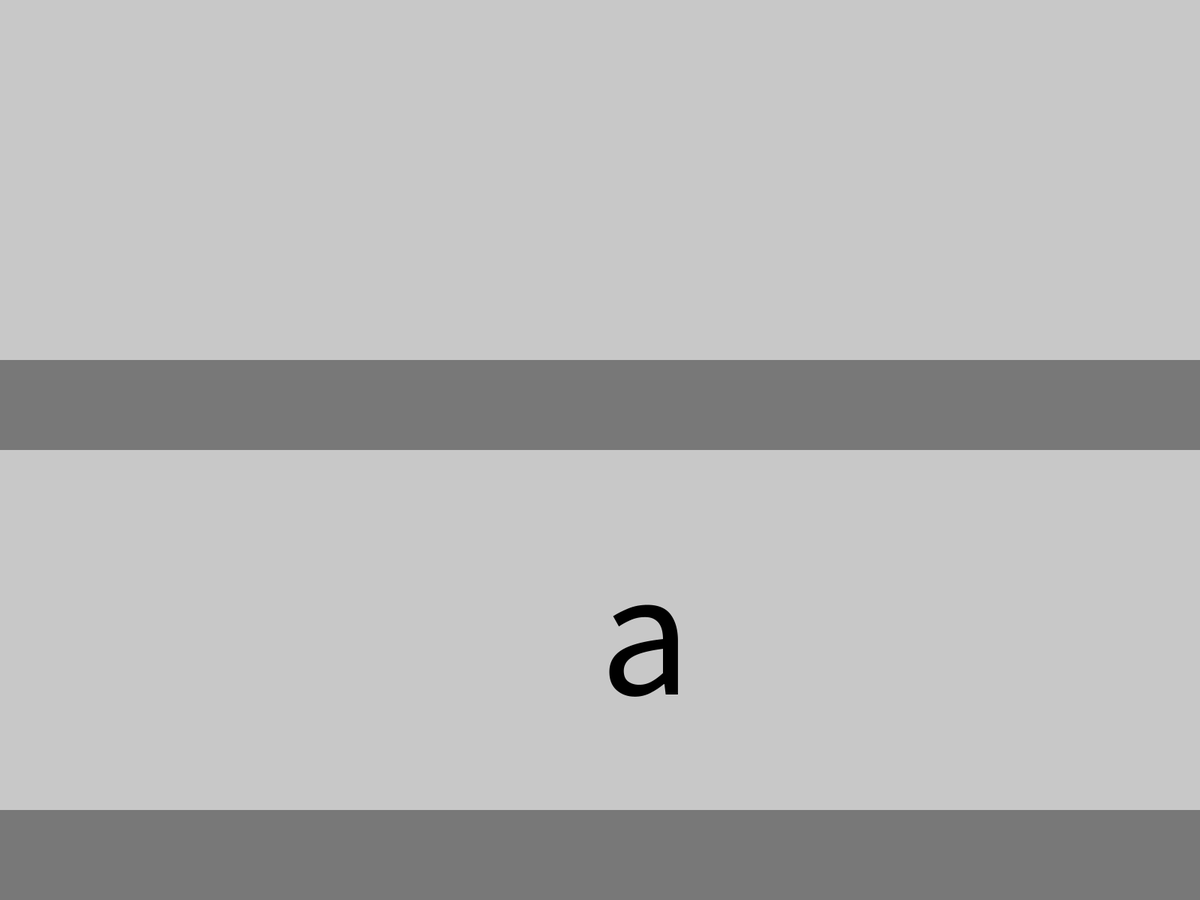
Frame 1 (no input)
Frame 60 (the mouse pressed at the canvas centre just before this capture): identical to frame 1, image omitted
Frame 120 (the mouse held since frame 60 and released just before this capture): identical to frame 1, image omitted

The Processing sketch that drew this single still picture (run headless with seeded random() and noise(); from frame 60 on, the mouse is pressed at the canvas centre):

// Processing sketch: typingTrainer
// ── typingTrainer.pde
//typing tester - Calvin Mozola

//global vars
String textTyped="";
String textIncoming="a";
String incorrectText="";
char lastTyped = 0;

//user config vars
float errorWeigthOnGeneration =0.4;
float speedWeightOnGeneration =0.4;
float amountWeigthOnGeneration =0.2;

ArrayList<ItemRecord> records = new ArrayList<ItemRecord>();

void setup(){
  fullScreen();
}

void draw(){
  
  background(120);
  
  //selector
  fill(200);
  noStroke();
  rect(0,0,width,height*0.4);
  
  //type area
  //rect
  fill(200);
  noStroke();
  rect(0,height/2,width,height*0.4);
  
  //the text
  textSize(240);
  //typed text
  fill(0,255,0);
  String textTypedPrintOut = ( textTyped ==null) ? "" : textTyped;
  textAlign(RIGHT,CENTER);
  text(textTypedPrintOut,width/2,height*0.7);
  //incoming text
  fill(0);
  String textIncomingPrintOut = ( textIncoming ==null) ? "" : textIncoming;
  textAlign(LEFT,CENTER);
  text(textIncomingPrintOut,width/2,height*0.7); 
  //incorrect text typed
  String incorrectTextPrintOut = ( incorrectText ==null) ? "" : incorrectText;
  textAlign(RIGHT,CENTER);
  fill(255,0,0);
  text(incorrectTextPrintOut,width/2,height*0.7);
  
  
}


void getNext(){
 //if using typesets
 if(useTypeSet){
   ArrayList<Object[]> newCharList = new ArrayList<Object[]>(); //array will be of size 2 (char, probability)
   float totalWeights = 0;
   if(selectedTypeSet[0]){//lowwer case
      for(int i =97;i<=122;i++){
        float tempPro = findRecordProbability(i);
        totalWeights+= tempPro;
        Object[] temp = {i,tempPro};
        newCharList.add( temp );
      }
    }
    if(selectedTypeSet[1]){//upper case
      for(int i =65;i<=90;i++){
        float tempPro = findRecordProbability(i);
        totalWeights+= tempPro;
        Object[] temp = {i,tempPro};
        newCharList.add( temp );
      }
    }
    if(selectedTypeSet[2]){//punc
      int asciiList[] = {32,33,34,39,44,46,58,59,63};
      for(int item: asciiList){
        float tempPro = findRecordProbability(item);
        totalWeights+= tempPro;
        Object[] temp = {item,tempPro};
        newCharList.add( temp );
      }
    }
    if(selectedTypeSet[3]){//numbers
      for(int i =48;i<=57;i++){
        float tempPro = findRecordProbability(i);
        totalWeights+= tempPro;
        Object[] temp = {i,tempPro};
        newCharList.add( temp );
      }
    }
    if(selectedTypeSet[5]){//programers
      int asciiList[] = {40,41,42,43,45,47,61,92,123,125};
      for(int item: asciiList){
        float tempPro = findRecordProbability(item);
        totalWeights+= tempPro;
        Object[] temp = {item,tempPro};
        newCharList.add( temp );
      }
    }
   
   for(int i =0; i<1; i++){//add in batches of 20
     Object textToAppend = pickRandomByWeights(newCharList,totalWeights); 
     if(textToAppend instanceof String){
       textIncoming += (String)textToAppend;
     }else {
        textIncoming += (char)(int)textToAppend; 
     }
   }
 }else{//if using dict
  
   
 }
 
}


Object pickRandomByWeights( ArrayList<Object[]> list, float totalWeights){
  float random = (float)Math.random()*totalWeights;
  for(Object[] twoItemList:list){
    random-= (float)twoItemList[1];
    if(random<=0){
      return twoItemList[0];
    }
  }
  return null;
}

float findRecordProbability(Object item){
  for(ItemRecord search: records){
    if(search.getItem().equals(item) ){
      if( search instanceof CharRecord){
        return ( (CharRecord)search).getProbability();
      }else if(search instanceof StringRecord){
        return ( (StringRecord)search).getProbability();
      }
    }
  }
  return 1;//item has no data, therefore default of 1
}

void typedKey(char typed){
  if(textIncoming.length()<20){
  getNext();
  }
  //println("Typed:" + typed);
  if(textIncoming.length()==0 && typed !=8){
   //error
   println("ERROR text incoming is null");
   return;
  }
  
  if(typed == 8){//delete button
    if(incorrectText.length()!=0){
      textIncoming= incorrectText.charAt(incorrectText.length()-1) + textIncoming;
      incorrectText=incorrectText.substring(0,incorrectText.length()-1);
    }else if(textTyped.length()!=0){
      textIncoming= textTyped.charAt(textTyped.length()-1) + textIncoming;
      textTyped = textTyped.substring(0,textTyped.length()-1);
    }
    //else do nothing
    println("do nothing");
  }else if(typed==textIncoming.charAt(0)){//correctly typed 
    textTyped+=textIncoming.charAt(0);
    textIncoming = textIncoming.substring(1);//(1,textIncoming.length());//look at improving later    
  }else{//incorrectly typed
    incorrectText+=textIncoming.charAt(0);
    textIncoming = textIncoming.substring(1);
  }
}

void keyTyped() {
  println("typed " + int(key) + " " + keyCode);
  if(lastTyped!=key){
    lastTyped=key;
    //function for entering a key
    typedKey(key);
  }
}

void keyReleased() {
  //println("released " + int(key) + " " + keyCode);
  if(lastTyped==key){
   lastTyped=0; 
  }
}
// ── setRecord.pde


//type sets
//lower, upper, punc, numbers, symbol, programers symbols
enum typeSet {lowwer,upper,punc,numbers,symbol,program};
boolean selectedTypeSet[] = {true,true,true,true,true,true};
ArrayList<Object[]> typeSetInfo = new ArrayList<Object[]>();//note the arrays will be of size 4 (char/String,errorPercentage,speed,amountTyped)
float[] typeSetErrorRange= {-1,-1,-1,-1,-1,-1};//lowwest error,highest error,lowwest speed, highest speed,lowwest amount,highest amount
int[] typeSetSpeedRange={-1,-1};
int[] typeSetAmountRange={-1,-1};



//dict sets
//top 100, top 1000,programming
enum dictSets {hundred,thousand,program};
boolean selectedDictSet[] = {true,false,false};
boolean useTypeSet = true;//true means use type set and false means dict


class ItemRecord{
  //These are all averages
  float errorPercentage;
  float speedMillis;
  //This is cumulative
  int typedAmount;
  //flag if the data has been set
  boolean nullData;
  
  
  ItemRecord(){
    nullData=true;
  }
  
  ItemRecord(float error, float speed,int amount){
    nullData=false;
    errorPercentage=error;
    speedMillis=speed;
    typedAmount=amount;
  }
  
  
  float getProbability(Object charNum){
  float deltaError = typeSetErrorRange[1] - typeSetErrorRange[0];
  int deltaSpeed = typeSetSpeedRange[3] - typeSetSpeedRange[2];
  int deltaAmount = typeSetAmountRange[5] - typeSetAmountRange[4];
  if(deltaError ==0 && deltaSpeed==0 && deltaAmount==0){
   return 1; //not proper data to create weights
  }
  Object[] charData=null;//First is String or Char next 3 are Integers
  for(Object[] charDataStepper: typeSetInfo){
   if(charDataStepper[0].equals(charNum)){//for String and char comparisons
     charData = charDataStepper;
     break;
   }
  }
  if(charData ==null){
    println("ERROR: no data on char");
    return 1;
  }
  float returnPro = (((Integer)charData[1]-typeSetErrorRange[0])/deltaError) *errorWeigthOnGeneration
                    + (((Integer)charData[2]-typeSetSpeedRange[2])/deltaSpeed) * speedWeightOnGeneration
                    + (((Integer)charData[3]-typeSetAmountRange[4])/deltaAmount) * amountWeigthOnGeneration;
  return returnPro;
}

boolean typeIsChar(){
  return false;
}
boolean typeIsString(){
 return true; 
}
Object getItem(){
  return null;
}
}

class CharRecord extends ItemRecord{
  char item;
  CharRecord(){
    nullData=true;
  }
  
  CharRecord(char inputItem,float error, float speed,int amount){
    super(error,speed,amount);
    item=inputItem;
  }
  
  float getProbability(){
    return getProbability(item);
  }
  boolean typeIsChar(){
  return true;
}
Object getItem(){
 return item; 
}
}

class StringRecord extends ItemRecord{
  String item;
  StringRecord(){
    nullData=true;
  }
  
  StringRecord(String inputItem,float error, float speed,int amount){
    super(error,speed,amount);
    item=inputItem;
  }
  
  float getProbability(){
    return getProbability(item);
  }
  boolean typeIsString(){
  return true;
}
Object getItem(){
 return item; 
}
}
